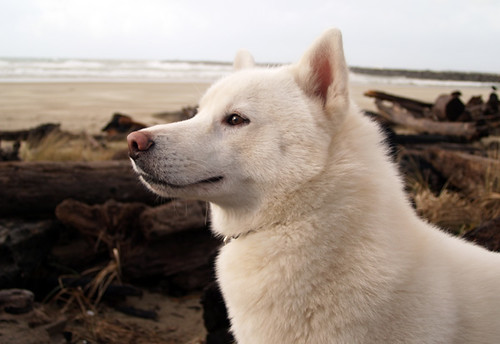
#> input picture Class Work/Day 20 - Image preprocessing/test.jpg, 500 x 344 px
$ jupyter execute Untitled.ipynb
#> lines starting #> are read from the running program, lines starting #| are printed output that depends on the picture
[cell 1]
import cv2
import numpy

img = cv2.imread('test.jpg',cv2.IMREAD_UNCHANGED)
#> img is the input picture: shape (344, 500, 3); mean B, G, R 123.7, 133.7, 147.2
print(type(img))
#| <class 'numpy.ndarray'>

[cell 2]
#print(img)

[cell 3]
img.shape
#> Out = (344, 500, 3)

[cell 4]
#Gray

gray = cv2.cvtColor(img,cv2.COLOR_BGR2GRAY)
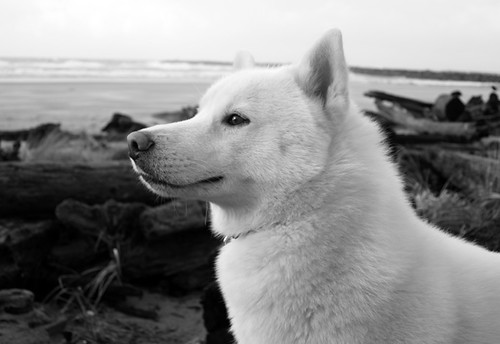
#> gray: shape (344, 500); min 0, max 255, mean 136.6

cv2.imshow("Gray photo",gray)
#cv2.imwrite("Gray.jpg",gray)
cv2.waitKey(0)

[cell 5]
#resize

scale_size = 50

width = int(img.shape[1]*scale_size/100)
#> width = 250
height = int(img.shape[0]*scale_size/100)
#> height = 172

resize = cv2.resize(img,(width,height),interpolation = cv2.INTER_AREA)

#saving Image
cv2.imwrite("resized.jpg",resize)
#> Out = True
# cv2.imshow("Resized photo",resize)
# cv2.waitKey(0)

[cell 6]
#blur
blur = cv2.GaussianBlur(img,(5,5),cv2.BORDER_DEFAULT)
cv2.imwrite("blured.jpg",blur)
#> Out = True

[cell 7]
#Edges
edge = cv2.Canny(img,100,200)
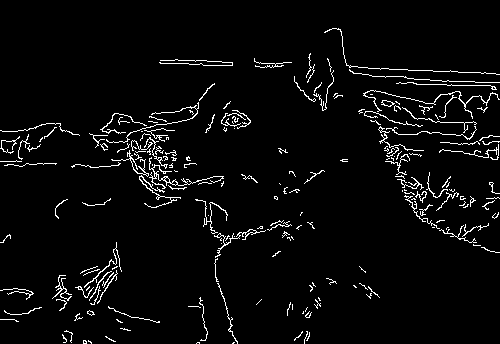
#> edge: shape (344, 500); 4% white in thin lines or dots
cv2.imwrite("edge.jpg",edge)
#> Out = True
